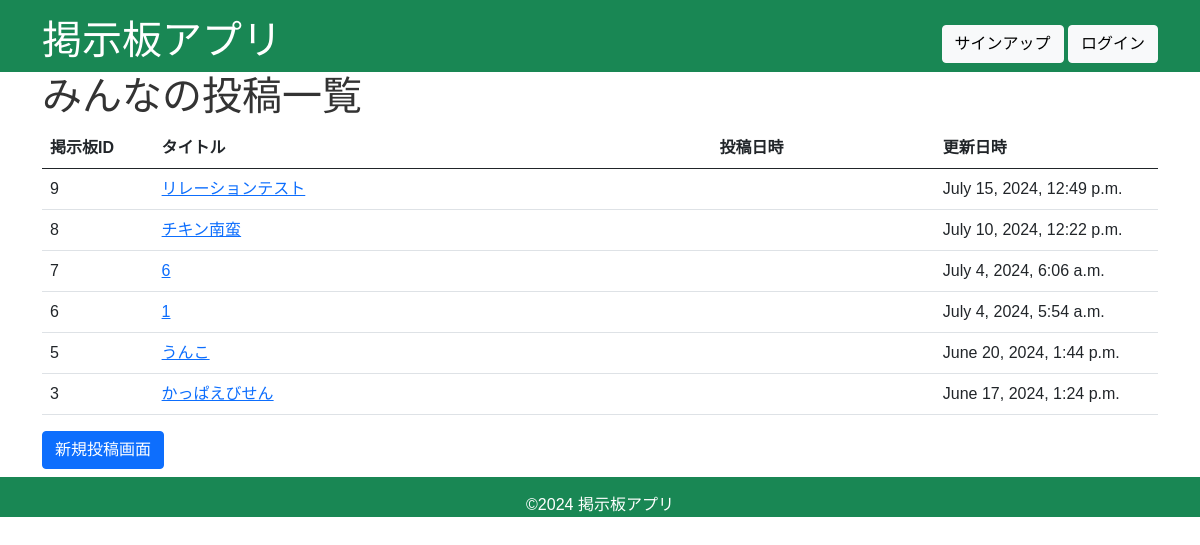
The app's page /, older data.
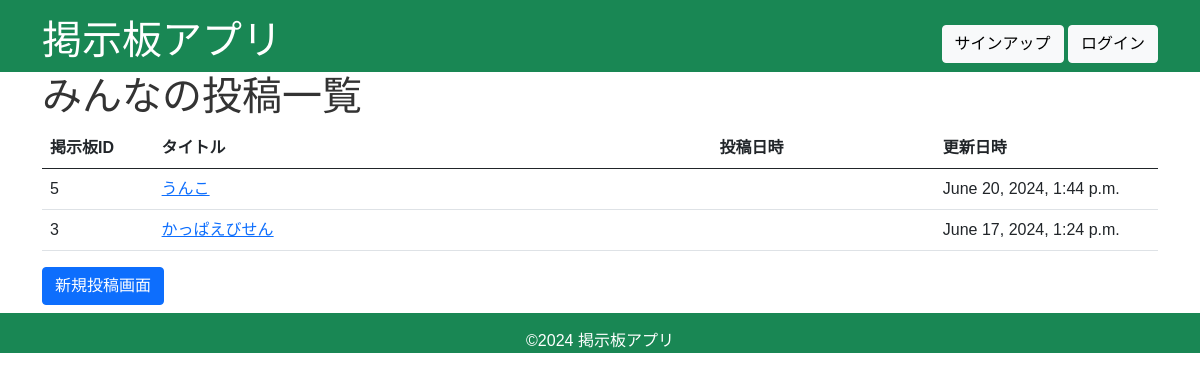
The same page, newer data.
### app/models.py (models this page shows, shortened)
class Board(models.Model):
    title = models.CharField(max_length=200)
    content = models.TextField()
    user = models.ForeignKey(User, on_delete=models.CASCADE, related_name='boards', null=True)
    created_at = models.DateTimeField(auto_now_add=True)
    updated_at = models.DateTimeField(auto_now=True)

### app/views.py (the view)
# urls.py: path('', views.index, name='index'),
def index(request):
    boards = Board.objects.all().order_by('-updated_at')
    return render(request, 'index.html', {'boards': boards})

### templates/index.html (shortened to what this page needs)
{% extends 'bace.html' %}
{% block content %}
    <section>
        <h1>みんなの投稿一覧</h1>
        <table class="table">
            <colgroup>
                <col style="width: 10%;">
                <col style="width: 50%;">
                <col style="width: 20%;">
                <col style="width: 20%;">
            </colgroup>
            <thead>
                <tr>
                    <th scope="col">掲示板ID</th>
                    <th scope="col">タイトル</th>
                    <th scope="col">投稿日時</th>
                    <th scope="col">更新日時</th>
                </tr>
            </thead>
            <tbody>
                {% for board in boards %}
                <tr>
                    <td scope="col">{{board.id}}</td>
                    <td scope="col"><a href="{% url 'show' pk=board.id %}">{{board.title}}</td>
                    <td scope="col">{{board.creted_at}}</td>
                    <td scope="col">{{board.updated_at}}</td>
                </tr>
                {% endfor %}
            </tbody>
        </table>
        <a href="{% url 'new' %}" class="btn btn-primary">新規投稿画面</a>
    </section>
{% endblock %}

### templates/bace.html (shortened to what this page needs)
{% load static %}
<!DOCTYPE html>
<html lang="ja">
<head>
    <link href="https://cdn.jsdelivr.net/npm/bootstrap@5.0.2/dist/css/bootstrap.min.css" rel="stylesheet">
    <link rel="stylesheet" type="text/css" href="{% static 'css/styles.css' %}">
</head>
<body>
    <header class="bg-success">
        <div class="container">
            <div class="pt-3 pd-1 md-2 text-white d-flex justify-content-between align-items-center flex-wrap">
                <h1>掲示板アプリ</h1>
                {% if user.is_authenticated %}
                    <div>
                        <p class="text-light">ようこそ【{{ user.username }}】さん</p>
                    </div>
                    <div>
                        <form action="{% url 'logout' %}" method="post" style="display: inline;">
                        {% csrf_token %}
                            <button type="submit" class="btn btn-light">ログアウト</button>
                        </form>
                    </div>
                {% else %}
                    <div>
                        <a href="{% url 'signup' %}" class="btn btn-light">サインアップ</a>
                        <a href="{% url 'login' %}" class="btn btn-light">ログイン</a>
                    </div>
                {% endif %}
            </div>
        </div>
    </header>
    <main>
        <div class="container">
            <div class="mb-2">
                {% block content %}{% endblock %}
            </div>
        </div>
    </main>
    <footer class="bg-success">
        <div class="container">
            <div class="pt-3 pd-1 text-white">
                <p class="text-center">&copy;2024 掲示板アプリ</p>
            </div>
        </div>
    </footer>
</body>
</html>

### static/css/styles.css (style rules this page uses)
* { padding: 0; margin: 0; box-sizing: border-box; text-decoration: none; color: inherit; list-style-position: inside; }
body { font-size: 16px; color: #333333; font-family: "Hiragino Kaku Gothic ProN", sans-serif ; }

Row changes from the older to the newer data that the page shows:
removed Board: id "9", title "リレーションテスト", updated_at "July 15, 2024, 12:49 p.m."
removed Board: id "8", title "チキン南蛮", updated_at "July 10, 2024, 12:22 p.m."
removed Board: id "7", title "6", updated_at "July 4, 2024, 6:06 a.m."
removed Board: id "6", title "1", updated_at "July 4, 2024, 5:54 a.m."
